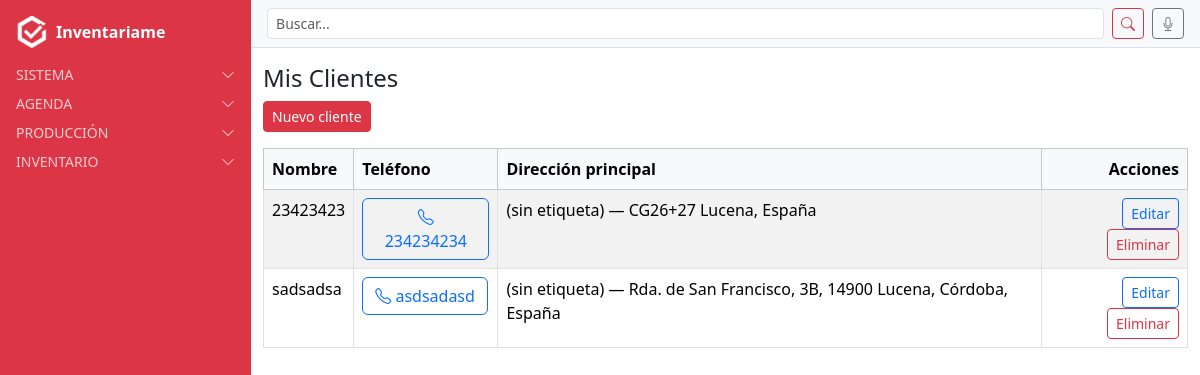
Screenshot of /clientes/ (signed in) with the database file from the repository.
### clientes/models.py (models this page shows, shortened)
class Cliente(models.Model):
    nombre = models.CharField(max_length=200)
    telefono = models.CharField(max_length=20, blank=True, null=True)  # NUEVO CAMPO
    direccion = models.ForeignKey(
        Address,
        on_delete=models.SET_NULL,
        null=True,
        blank=True,
        related_name="clientes_principal"
    )
    usuario = models.ForeignKey(
        User,
        on_delete=models.CASCADE,
        related_name="clientes",
        null=True,  # permite nulos en registros antiguos
        blank=True  # permite dejarlo vacío en formularios
    )
    class Meta:
        verbose_name = "Cliente"
        verbose_name_plural = "Clientes"

### locations/models.py (models this page shows, shortened)
class Address(models.Model):
    user = models.ForeignKey(
        User,
        on_delete=models.CASCADE,
        related_name="addresses",
        null=True,
        blank=True
    )
    cliente = models.ForeignKey(
        "clientes.Cliente",
        on_delete=models.CASCADE,
        null=True,
        blank=True,
        related_name="direcciones"
    )
    label = models.CharField(max_length=120, blank=True, null=True)
    address = models.CharField(max_length=255)
    latitude = models.FloatField()   # ✅ más cómodo para Google Maps
    longitude = models.FloatField()
    principal = models.BooleanField(default=False)  # ✅ nuevo campo
    created_at = models.DateTimeField(auto_now_add=True)
    class Meta:
        ordering = ["-created_at"]

### clientes/views.py (the view)
# urls.py: path("", cliente_list, name="cliente_list"),
@login_required
def cliente_list(request):
    clientes = Cliente.objects.all()
    return render(request, "clientes/cliente_list.html", {"clientes": clientes})

### users/context_processors.py (called while the page is built)
def alertas_processor(request):
    if not request.user.is_authenticated:
        return {}
    ahora = timezone.now()
    proximas_con_recordatorio = Cita.objects.filter(
        usuario=request.user, recordatorio=True,
        fecha__gte=ahora, fecha__lte=ahora + timedelta(days=1)
    )
    if proximas_con_recordatorio.exists():
        return {"alertas": f"Tienes {proximas_con_recordatorio.count()} cita(s) con recordatorio en 24h"}
    return {}

### clientes/templates/clientes/cliente_list.html
{% extends "base.html" %}
{% block content_authenticated %}
<h4>Mis Clientes</h4>
<a href="{% url 'cliente_nuevo' %}" class="btn btn-danger btn-sm mb-3">Nuevo cliente</a>
<table class="table table-bordered table-striped">
  <thead class="table-light">
    <tr>
      <th>Nombre</th>
      <th>Teléfono</th>
      <th>Dirección principal</th>
      <th class="text-end">Acciones</th>
    </tr>
  </thead>
  <tbody>
    {% for cliente in clientes %}
    <tr>
      <td>{{ cliente.nombre }}</td>
      <td>
        <a href="tel:+34{{ cliente.telefono|default:"-" }}" class="btn btn-outline-primary">
          <i class="bi bi-telephone"></i> {{ cliente.telefono|default:"-" }}
        </a>
        </td>
      <td>
        {% if cliente.direccion %}
          {{ cliente.direccion.label|default:"(sin etiqueta)" }} — {{ cliente.direccion.address }}
        {% else %}
          -
        {% endif %}
      </td>
      <td class="text-end">
        <a href="{% url 'cliente_update' cliente.pk %}" class="btn btn-sm btn-outline-primary">Editar</a>
        <a href="{% url 'cliente_delete' cliente.pk %}" class="btn btn-sm btn-outline-danger">Eliminar</a>
      </td>
    </tr>
    {% empty %}
    <tr>
      <td colspan="4" class="text-center">Sin clientes aún</td>
    </tr>
    {% endfor %}
  </tbody>
</table>
{% endblock %}

### rows the page displays
Cliente: nombre "23423423", telefono "234234234", direccion.label "(sin etiqueta)", direccion.address "CG26+27 Lucena, España"
Cliente: nombre "sadsadsa", telefono "asdsadasd", direccion.label "(sin etiqueta)", direccion.address "Rda. de San Francisco, 3B, 14900 Lucena, Córdoba, España"
